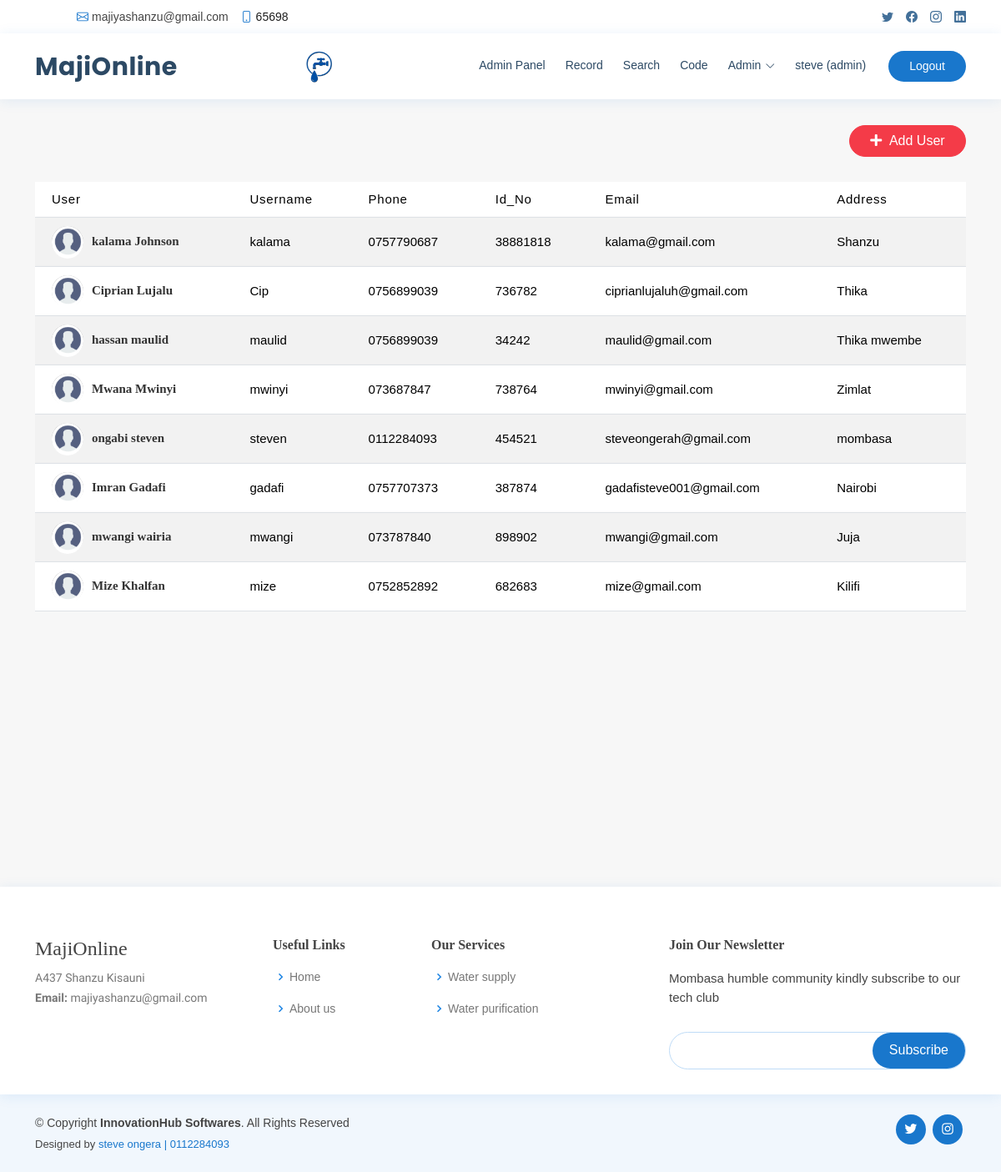
Page /user_list (signed in) on the earlier database version.
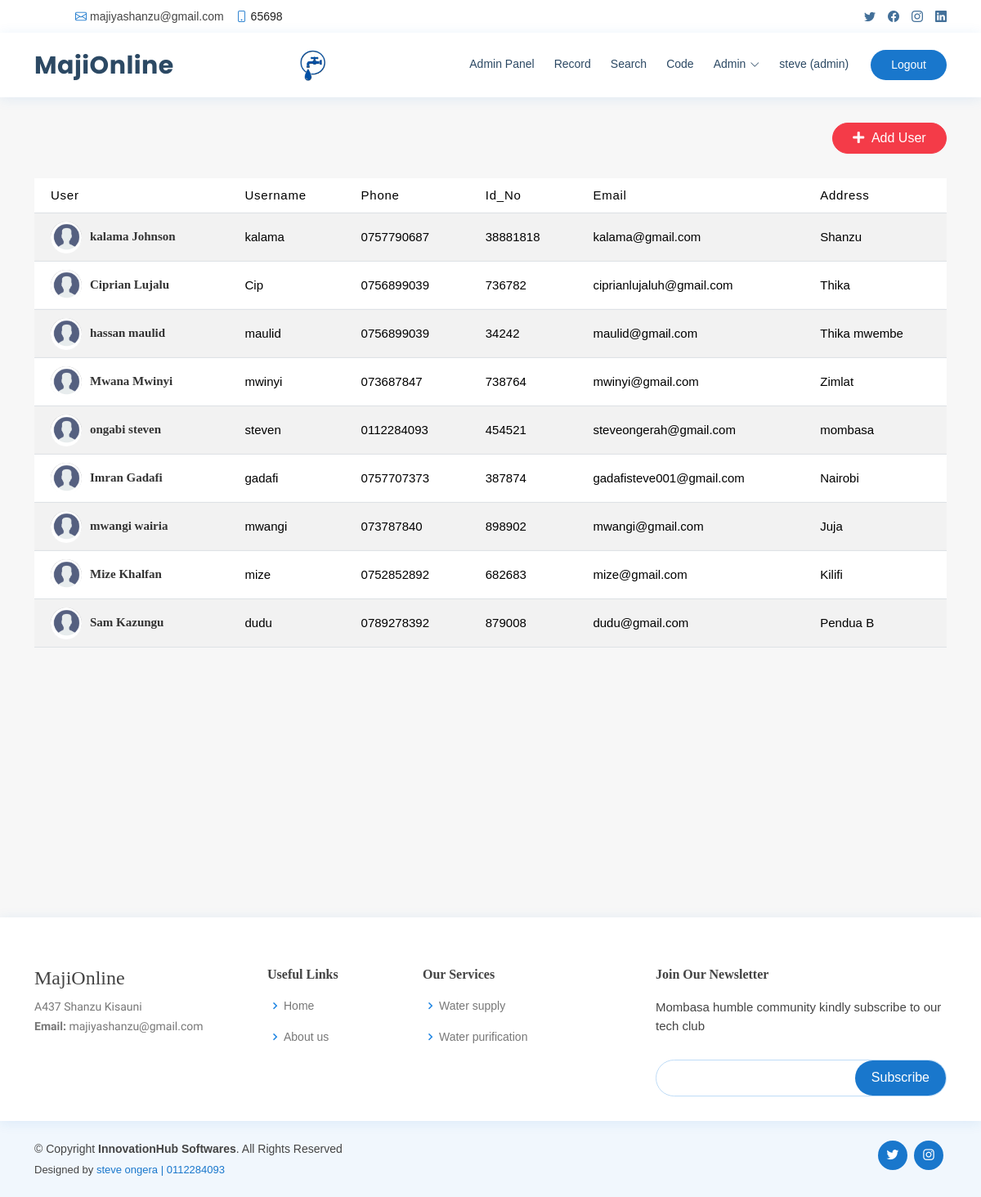
Same page on the later database version.
### Record/models.py (models this page shows, shortened)
class tenants_database(models.Model):
    username = models.CharField(max_length=100 )
    identification_number = models.CharField(max_length=20, unique=True)
    first_name = models.CharField(max_length=100)
    last_name = models.CharField(max_length=100)
    email = models.EmailField()
    phone = models.CharField(max_length=20)
    address = models.CharField(max_length=20)
    avatar = models.ImageField(upload_to='avatars/', default='avatars/avatar.svg')

### Record/views.py (the view)
# urls.py: path('user_list', views.user_list , name='user_list'),
@login_required
@user_passes_test(is_admin_or_developer)
def user_list(request):
    tenants = tenants_database.objects.all()
    context = {
        'tenants': tenants
    }
    return render(request, 'user_list.html', context)

### Record/views.py (called while the page is built)
def is_admin_or_developer(user):
    return user.profile.user_type in ['admin', 'developer']

### templates/user_list.html (shortened to what this page needs)
{% extends 'base.html' %}
{% load static %}
{% block content %}
<link href="{% static 'assets/css/style2.css'%}" rel="stylesheet">
<br>
<br>
<br>
<br>
<main id="main" class="main">
    <section class="section">
        <div class="container">
                <div class="row">
                    <div class="col-md-12">
                         <div class="col-auto float-right ml-auto">
                            <a href="{% url 'add_tenant_databse'%}" class="btn add-btn" data-toggle="modal"  ><i class="fa fa-plus"></i> Add User</a>
                        </div>
                        <br>
                        <br>
                        <br>
                        <div class="table-responsive">
                            <table class="table table-striped custom-table mb-0 datatable">
                                <thead>
                                    <tr>
                                        <th>User</th>
                                        <th>Username </th>
                                        <th> Phone </th>
                                        <th> Id_No</th>
                                        <th> Email</th>
                                        <th> Address </th>
                                    </tr>
                                </thead>
                                <tbody>
                                    <tr>
                                    {% for tenant in tenants %}
                                    <td>
                                        <h2 class="table-avatar">
                                            <a href="#" class="avatar"><img alt="" src="{% static 'assets/img/profile.png'%}"></a>
                                            <a href="#"><b>{{ tenant.first_name }} {{ tenant.last_name }}<b> <span><b></b></span></a>
                                        </h2>
                                    <td>
                                        {{ tenant.username}}
                                    </td>
                                    <td>
                                        {{ tenant.phone }}
                                    </td>
                                    <td>
                                        {{ tenant.identification_number }}
                                    </td>
                                    <td>
                                        {{ tenant.email}}
                                    </td>
                                    <td>
                                        {{ tenant.address}}
                                    </td>
                                   </tr>
                                    {% endfor %}
                                </tbody>
                            </table>
                        </div>
                    </div>
                </div>
            </div>
        </section>
 </main>
<br>
<br>
<br>
<br>
<br>
<br>
</body>
</html>
{% endblock%}

Differences in the rows shown:
added tenants_database: first_name "Sam", last_name "Kazungu", username "dudu", phone "0789278392", identification_number "879008", email "dudu@gmail.com", address "Pendua B"
